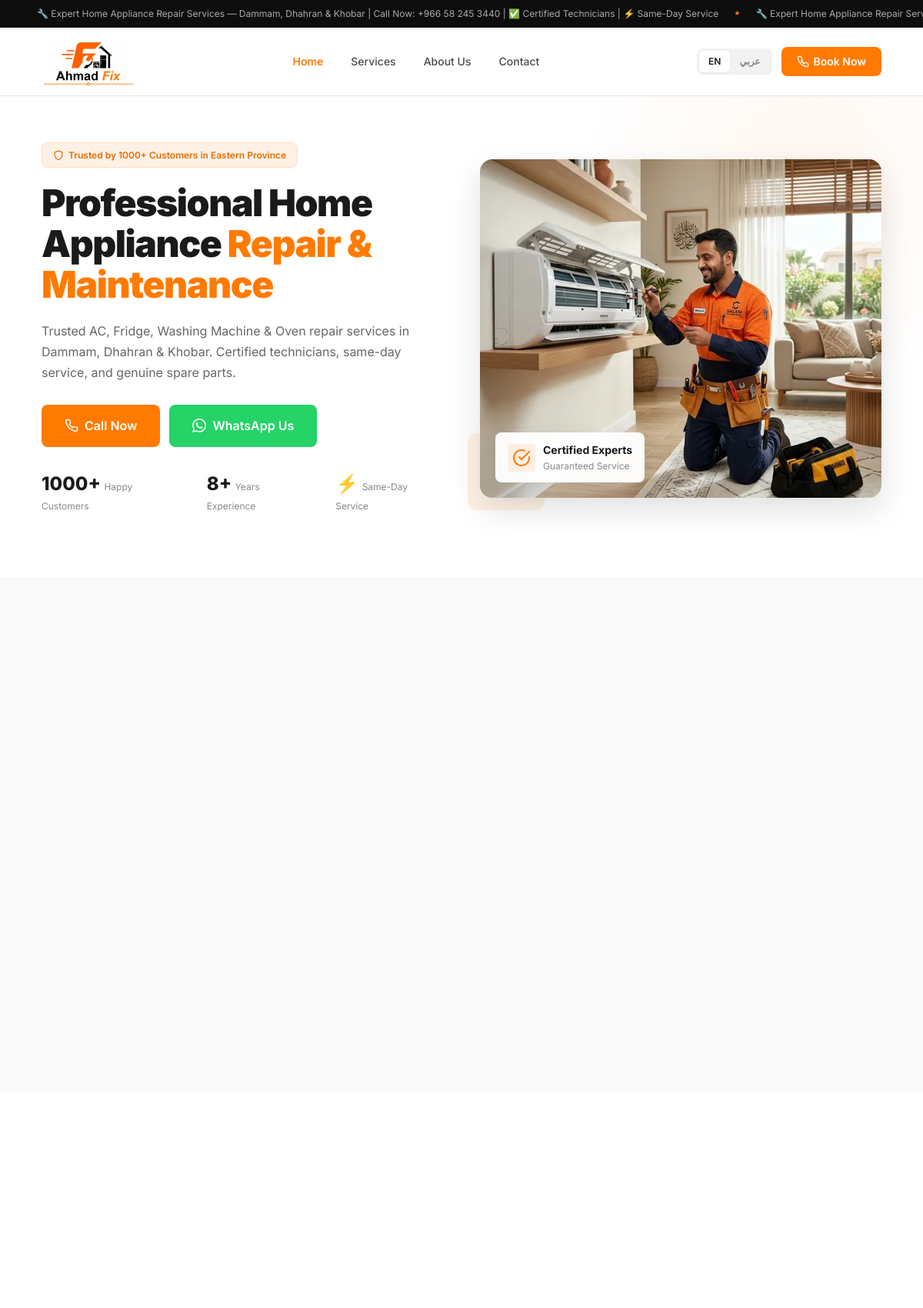
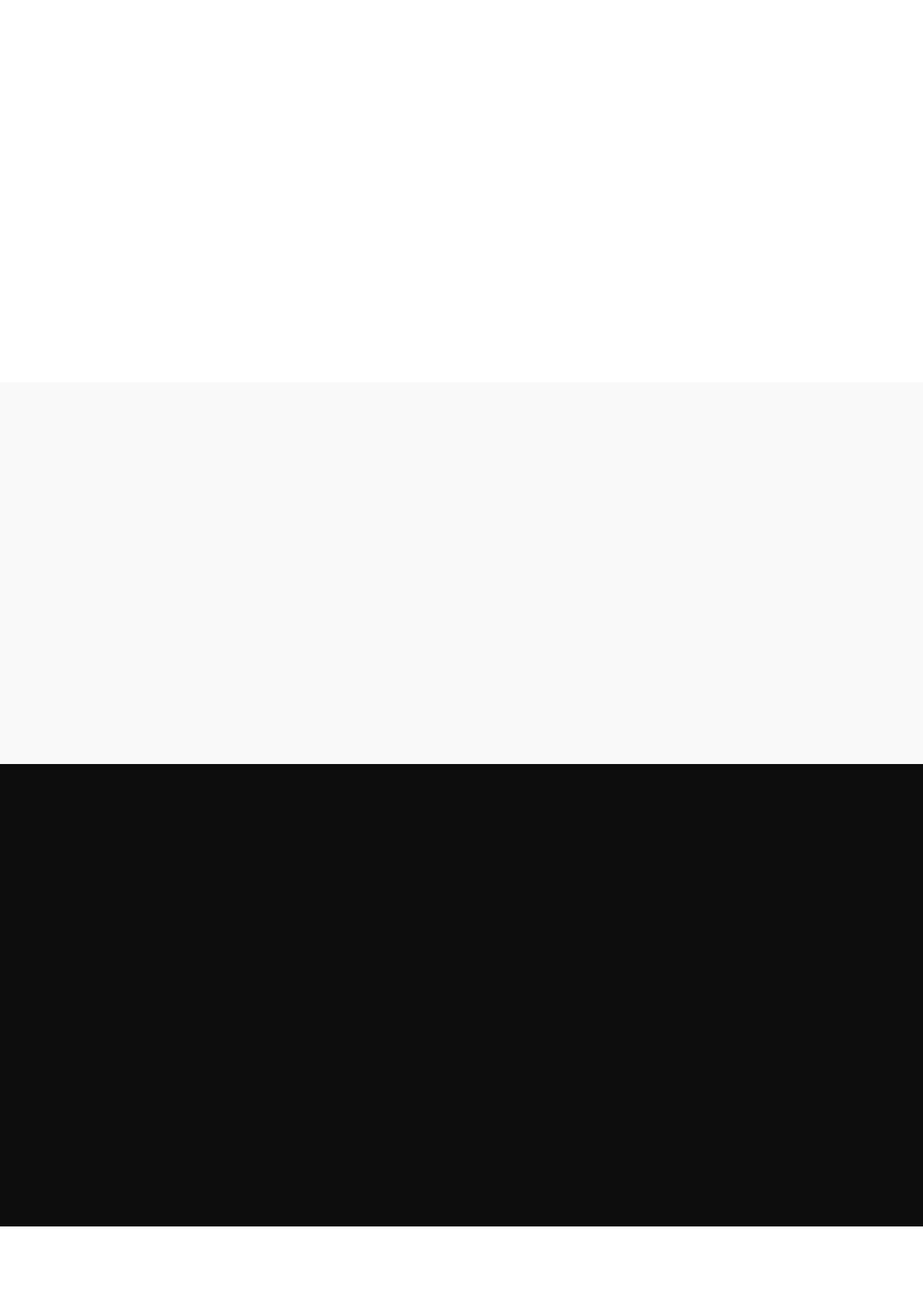
Page /en (upper part) on the committed database (2 pictures, top to bottom).
### tables this page shows
CREATE TABLE IF NOT EXISTS site_settings (
    id INT AUTO_INCREMENT PRIMARY KEY,
    setting_key VARCHAR(100) NOT NULL UNIQUE,
    setting_value_en TEXT,
    setting_value_ar TEXT,
    setting_type ENUM('text','textarea','image','url','email','phone') DEFAULT 'text',
    setting_group VARCHAR(50) DEFAULT 'general',
    updated_at TIMESTAMP DEFAULT CURRENT_TIMESTAMP ON UPDATE CURRENT_TIMESTAMP
);

CREATE TABLE IF NOT EXISTS hero_content (
    id INT AUTO_INCREMENT PRIMARY KEY,
    title_en VARCHAR(300) NOT NULL,
    title_ar VARCHAR(300) NOT NULL,
    subtitle_en TEXT,
    subtitle_ar TEXT,
    cta_text_en VARCHAR(100),
    cta_text_ar VARCHAR(100),
    image VARCHAR(255),
    is_active TINYINT(1) DEFAULT 1,
    sort_order INT DEFAULT 0,
    created_at TIMESTAMP DEFAULT CURRENT_TIMESTAMP,
    updated_at TIMESTAMP DEFAULT CURRENT_TIMESTAMP ON UPDATE CURRENT_TIMESTAMP
);

### config/config.php (called while the page is built, shortened)
<?php
try {
    $dsn = "mysql:host=" . DB_HOST . ";dbname=" . DB_NAME . ";charset=" . DB_CHARSET;
    $options = [
        PDO::ATTR_ERRMODE            => PDO::ERRMODE_EXCEPTION,
        PDO::ATTR_DEFAULT_FETCH_MODE => PDO::FETCH_ASSOC,
        PDO::ATTR_EMULATE_PREPARES   => false,
        PDO::MYSQL_ATTR_INIT_COMMAND => "SET NAMES utf8mb4 COLLATE utf8mb4_unicode_ci",
    ];
    $pdo = new PDO($dsn, DB_USER, DB_PASS, $options);
    $pdo->exec("SET NAMES utf8mb4");
    $pdo->exec("SET CHARACTER SET utf8mb4");
} catch (PDOException $e) {
    error_log("Database Connection Error: " . $e->getMessage());
    http_response_code(503);
    header('Retry-After: 600');
    die('<h1>Service Temporarily Unavailable</h1><p>Please try again later.</p>');
}
$supported_langs = ['en', 'ar'];
$default_lang = 'en';
if (isset($url_lang) && in_array($url_lang, $supported_langs)) {
    $lang = $url_lang;
} elseif (isset($_GET['lang']) && in_array($_GET['lang'], $supported_langs)) {
    $lang = $_GET['lang'];
} elseif (isset($_SESSION['lang']) && in_array($_SESSION['lang'], $supported_langs)) {
    $lang = $_SESSION['lang'];
} else {
    $browser_lang = substr($_SERVER['HTTP_ACCEPT_LANGUAGE'] ?? 'en', 0, 2);
    $lang = in_array($browser_lang, $supported_langs) ? $browser_lang : $default_lang;
}
$is_rtl = ($lang === 'ar');
$dir = $is_rtl ? 'rtl' : 'ltr';
$lang_file = SITE_ROOT . '/lang/' . $lang . '.php';
if (file_exists($lang_file)) {
    $translations = require $lang_file;
} else {
    $translations = require SITE_ROOT . '/lang/en.php';
}
require_once SITE_ROOT . '/config/functions.php';
$__phone = trim(setting('phone', 'en'));

### pages/home.php (the view, shortened to what this page needs)
<?php
$hero = getHeroContent();
$testimonials = getTestimonials();
?>
<section class="hero" id="hero">
    <div class="container">
        <div class="hero-inner">
            <div class="hero-content">
                <div class="hero-badge">
                    <svg width="16" height="16" viewBox="0 0 24 24" fill="none" stroke="currentColor" stroke-width="2" stroke-linecap="round" stroke-linejoin="round"><path d="M12 22s8-4 8-10V5l-8-3-8 3v7c0 6 8 10 8 10z"/></svg>
                    <?php echo __('hero_badge'); ?>
                </div>
                <h1 class="hero-title">
                    <?php echo $hero ? localized($hero, 'title') : 'Professional Home Appliance <span class="highlight">Repair & Maintenance</span>'; ?>
                </h1>
                <p class="hero-subtitle">
                    <?php echo $hero ? localized($hero, 'subtitle') : __('hero_badge'); ?>
                </p>
                <div class="hero-buttons">
                    <a href="tel:<?php echo formatPhone(PHONE); ?>" class="btn btn-primary btn-lg">
                        <?php echo __('hero_cta_call'); ?>
                    </a>
                    <a href="https://wa.me/<?php echo waNumber(); ?>?text=<?php echo urlencode($lang === 'ar' ? 'مرحباً، أحتاج خدمة صيانة' : 'Hello, I need a repair service'); ?>" class="btn btn-whatsapp btn-lg" target="_blank" rel="noopener">
                        <?php echo __('hero_cta_whatsapp'); ?>
                    </a>
                </div>
                <div class="hero-stats">
                    <div class="hero-stat">
                        <span class="hero-stat-number counter" data-target="1000">1000+</span>
                        <span class="hero-stat-label"><?php echo __('hero_stats_customers'); ?></span>
                    </div>
                    <div class="hero-stat">
                        <span class="hero-stat-number counter" data-target="8">8+</span>
                        <span class="hero-stat-label"><?php echo __('hero_stats_experience'); ?></span>
                    </div>
                    <div class="hero-stat">
                        <span class="hero-stat-number">⚡</span>
                        <span class="hero-stat-label"><?php echo __('hero_stats_service'); ?></span>
                    </div>
                </div>
            </div>
            <div class="hero-image">
                <div class="hero-image-wrapper">
                    <?php echo picture('hero/hero-main.jpg', [
                        'alt' => $lang === 'ar' ? 'فني صيانة أجهزة منزلية محترف في الدمام والخبر والظهران' : 'Professional home appliance repair technician in Dammam, Khobar and Dhahran',
                        'width' => 600, 'height' => 500,
                        'loading' => 'eager', 'fetchpriority' => 'high', 'decoding' => 'async',
                        'sizes' => '(max-width: 768px) 100vw, 600px',
                    ]); ?>
                </div>
                <div class="hero-image-badge subtle-float">
                    <div class="hero-image-badge-icon">
                        <svg width="24" height="24" viewBox="0 0 24 24" fill="none" stroke="currentColor" stroke-width="2" stroke-linecap="round" stroke-linejoin="round"><path d="M22 11.08V12a10 10 0 1 1-5.93-9.14"/><polyline points="22 4 12 14.01 9 11.01"/></svg>
                    </div>
                    <div>
                        <div class="hero-image-badge-text"><?php echo $lang === 'ar' ? 'فنيون معتمدون' : 'Certified Experts'; ?></div>
                        <div class="hero-image-badge-sub"><?php echo $lang === 'ar' ? 'خدمة مضمونة' : 'Guaranteed Service'; ?></div>
                    </div>
                </div>
            </div>
        </div>
    </div>
</section>
<section class="section section-gray" id="services">
    <div class="container">
        <div class="services-grid stagger-children">
        </div>
    </div>
</section>
<section class="section" id="why-us">
    <div class="container">
        <div class="why-grid stagger-children">
        </div>
    </div>
</section>
<section class="section section-gray" id="how-it-works">
    <div class="container">
    </div>
</section>
<section class="section section-dark" id="areas">
    <div class="container">
        <div class="areas-grid stagger-children">
        </div>
    </div>
</section>
<?php if (!empty($testimonials)): ?>
<section class="section" id="testimonials">
    <div class="container">
    </div>
</section>
<?php endif; ?>

### includes/header.php (shortened to what this page needs)
<?php
$ribbon_text = setting('ribbon_text', $lang);
$current_nav = $current_page ?? 'home';
$is_404 = $is_404 ?? false;
$has_alternates = !$is_404 && is_array($alt_paths ?? null);
$alt_en = $has_alternates ? url($alt_paths['en'], 'en') : url('', 'en');
$alt_ar = $has_alternates ? url($alt_paths['ar'], 'ar') : url('', 'ar');
?>
<!DOCTYPE html>
<html lang="<?php echo $lang === 'ar' ? 'ar-SA' : 'en'; ?>" dir="<?php echo $dir; ?>">
<head>
    <link rel="stylesheet" href="<?php echo ASSETS_URL; ?>/css/style.css?v=<?php echo ASSETS_VERSION; ?>">
    <link rel="stylesheet" href="<?php echo ASSETS_URL; ?>/css/animations.css?v=<?php echo ASSETS_VERSION; ?>">
</head>
<body class="page-transition">
<div class="top-ribbon" role="region" aria-label="<?php echo $lang === 'ar' ? 'شريط الإعلانات' : 'Announcement Bar'; ?>">
    <div class="ribbon-track">
        <span class="ribbon-text">
            <?php echo $ribbon_text; ?>
            <span class="ribbon-separator">★</span>
            <?php echo $ribbon_text; ?>
        </span>
    </div>
</div>
<header class="header" id="main-header">
    <div class="header-inner">
        <a href="<?php echo url(); ?>" class="logo" aria-label="Ahmad Fix Home">
            <?php echo logoPicture(); ?>
        </a>
        <nav class="desktop-nav">
            <a href="<?php echo url(); ?>" class="nav-link <?php echo $current_nav === 'home' ? 'active' : ''; ?>"><?php echo __('nav_home'); ?></a>
            <a href="<?php echo url(); ?>#services" class="nav-link"><?php echo __('nav_services'); ?></a>
            <a href="<?php echo url('about'); ?>" class="nav-link <?php echo in_array($current_nav, ['about', 'من-نحن']) ? 'active' : ''; ?>"><?php echo __('nav_about'); ?></a>
            <a href="<?php echo url('contact'); ?>" class="nav-link <?php echo in_array($current_nav, ['contact', 'اتصل-بنا']) ? 'active' : ''; ?>"><?php echo __('nav_contact'); ?></a>
        </nav>
        <div class="header-actions">
            <div class="lang-switch">
                <a href="<?php echo e($alt_en); ?>" hreflang="en" lang="en" class="lang-btn <?php echo $lang === 'en' ? 'active' : ''; ?>">EN</a>
                <a href="<?php echo e($alt_ar); ?>" hreflang="ar" lang="ar" class="lang-btn <?php echo $lang === 'ar' ? 'active' : ''; ?>">عربي</a>
            </div>
            <a href="tel:<?php echo formatPhone(PHONE); ?>" class="header-cta">
                <?php echo __('nav_book_now'); ?>
            </a>
        </div>
    </div>
</header>
<main>

### assets/css/animations.css (style rules this page uses)
.counter { display: inline-block; }
.page-transition { animation: fadeIn 0.4s ease; }
@media (prefers-reduced-motion: no-preference) { .subtle-float { animation: subtleFloat 6s ease-in-out infinite; } }

### rows in the picture
site_settings: setting_value_en "🔧 Expert Home Appliance Repair Services — Dammam, Dhahran & Khobar | Call Now: +966 58 245 3440 | ✅ Certified Technicians | ⚡ Same-Day Service", setting_value_en "🔧 Expert Home Appliance Repair…"
hero_content: title_en "Professional Home Appliance Repair & Maintenance", subtitle_en "Trusted AC, Fridge, Washing Machine & Oven repair services in Dammam, Dhahran & Khobar. Certified technicians, same-day service, and genuine spare parts."

### other values in the picture
__('nav_home') "Home"
__('nav_services') "Services"
__('nav_about') "About Us"
__('nav_contact') "Contact"
__('nav_book_now') "Book Now"
__('hero_badge') "Trusted by 1000+ Customers in Eastern Province"
__('hero_cta_call') "Call Now"
__('hero_cta_whatsapp') "WhatsApp Us"
__('hero_stats_customers') "Happy Customers"
__('hero_stats_experience') "Years Experience"
__('hero_stats_service') "Same-Day Service"
